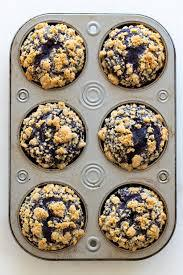
#> input picture archive/train/muffin/img_0_100.jpg, 183 x 275 px; its folder holds 4 pictures in this run
$ jupyter execute --allow-errors Esame_ML_Brighenti.ipynb
#> lines starting #> are read from the running program, lines starting #| are printed output that depends on the picture
**TEMA D'ESAME**

In questo Notebook è affrontato un esercizio di apprendimento automatico supervisionato, che consiste in un problema di classificazione binaria di immagini. All'interno di un dataset di addestramento sono contenute 4733 raffigurazioni opportunamente etichettate secondo due classi differenti, "muffin" e "chihuahua", sottoforma di immagini RGB di dimensioni e apparenza differenti: sono riportate fotografie, disegni stilizzati, schemi, etc.

L'obiettivo consiste nell'addestrare un opportuno modello di apprendimento sul dataset di training, per poi valutare l'accuratezza delle etichette predette applicando tale modello sul dataset di test, costituito da 1184 immagini. L'accuratezza sarà dunque valutata come la percentuale di etichette predette per il dataset di test che corrispondono alle etichette assegnate dal dataset a tali immagini.

Si è scelto di utilizzare come modello di apprendimento una Random Forest. Nel corso del documento, il dataset viene caricato e poi ordinato in una matrice di vettori linearizzati, su cui si effettua una SVD per ricavare le componenti principali e i rispettivi valori singolari. Dopo aver applicato una Random Forest con una architettura non ottimizzata (partendo ad esempio da un numero di alberi decisionali pari a $100$ e un numero di componenti principali tale da includere il $90  \%$ della varianza), si applica una Feature Importance per poter selezionare le componenti principali più rilevanti alla determinazione dei predittori. Dunque, si effettua una ricerca della combinazione di iperparametri (in particolare il numero di alberi stimatori e il numero di componenti principali incluse) che massimizzano l'accuracy della Random Forest, prima con una ricerca $coarse-grain$ e poi con uno studio $fine-tuning$ che prevede l'utilizzo della K-Fold Cross Validation. Infine, si verifica la robustezza di tale architettura ottimizzata al variare di altri parametri della Random Forest, ad esempio il seed per il generatore di numeri pseudo-casuali e il numero massimo di Leaf Nodes.

**1. Caricamento del dataset di immagini**

Come primo passaggio è necessario estrarre il dataset di immagini RGB, standardizzarle ad una dimensione comune ($dim$,$dim$) e infine caricarle all'interno di un tensore di dimensioni ($N_{img}$, $dim$, $dim$,  $3$), dove $N_{img}$ è il numero totale di immagini, $dim$ è il numero di pixel per ogni lato dell'immagine e $3$ rappresenta il numero di canali RGB. Si è scelto di uniformare le immagini ad una forma quadrata con $dim = 75$. Questo numero rappresenta un compromesso ritenuto accettabile dallo sperimentatore tra la risoluzione (e di conseguenza la qualità) di ogni immagine e il costo computazionale necessario per l'analisi e l'addestramento di algoritmi su di essa.

[cell 1]
import numpy as np
import pandas as pd
import math as mt

from IPython.display import display
import sklearn.linear_model as skl
from sklearn.model_selection import train_test_split

import glob
from PIL import Image

image_list = []
label_list = []  # muffin = 1, chihuahua = 0

# dimensione standardizzata dell'immagine
dim = 75
standard_size = (dim,dim)

datasets_divisions = np.zeros((4)) # vettore che riporta le dimensioni di ogni sotto-dataset

i = 0
for filename in glob.glob("archive/train/muffin/*.jpg"):
    im = Image.open(filename)  #lettura dell'immagine .jpg
#> im is the input picture: PIL image 183x275 RGB; mean R, G, B 161.7, 151, 136.3
    im = im.resize(standard_size)  # riscalamento dell'immagine ad una dimensione standardizzata
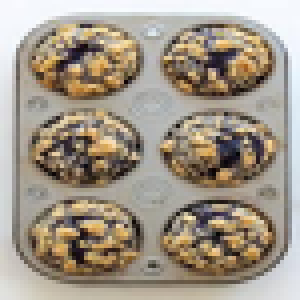
#> im: PIL image 75x75 RGB (shown 4 times larger); mean R, G, B 161.7, 151, 136.3
    im.load()                  #caricamento dell'immagine
    im = np.array(im)          #conversione dell'immagine in un tensore RGB di dimensioni ((standard_size),3)
    image_list.append(im/255.0)      #inserimento dell'immagine nel dataset
    label_list.append(1)       #inserimento dell'etichetta nel dataset
    if(i%100 == 0): print(f' Caricamento delle immagini train muffin in corso: completate le prime {i}', end = '\r')
    datasets_divisions[0] = i
    i = i + 1
print("--- Sono state caricate ", i, "immagini di train per il muffin ---             ")
i = 0
#> i = 0
for filename in glob.glob("archive/test/muffin/*.jpg"):
    im = Image.open(filename)  #lettura dell'immagine .jpg
    im = im.resize(standard_size)  # riscalamento dell'immagine ad una dimensione standardizzata
    im.load()                  #caricamento dell'immagine
    im = np.array(im)          #conversione dell'immagine in un tensore RGB di dimensioni ((standard_size),3)
    image_list.append(im/255.0)      #inserimento dell'immagine nel dataset
    label_list.append(1)       #inserimento dell'etichetta nel dataset
    if(i%100 == 0): print(f' Caricamento delle immagini test muffin in corso: completate le prime {i}', end = '\r')
#|  Caricamento delle immagini test muffin in corso: completate le prime 0
    datasets_divisions[1] = i
    i = i + 1
#> i = 1
print("--- Sono state caricate ", i, "immagini di test per il muffin ---             ")
#| --- Sono state caricate  4 immagini di test per il muffin ---
i = 0
#> i = 0
for filename in glob.glob("archive/train/chihuahua/*.jpg"):
    im = Image.open(filename)  #lettura dell'immagine .jpg
    im = im.resize(standard_size)  # riscalamento dell'immagine ad una dimensione standardizzata
    im.load()                  #caricamento dell'immagine
    im = np.array(im)          #conversione dell'immagine in un tensore RGB di dimensioni ((standard_size),3)
    image_list.append(im/255.0)      #inserimento dell'immagine nel dataset
    label_list.append(0)       #inserimento dell'etichetta nel dataset
    if(i%100 == 0): print(f' Caricamento delle immagini train chihuahua in corso: completate le prime {i}', end = '\r')
    datasets_divisions[2] = i
    i = i + 1
print("--- Sono state caricate ", i, "immagini di train per il chihuahua ---           ")
#| --- Sono state caricate  0 immagini di train per il chihuahua ---
i = 0
for filename in glob.glob("archive/test/chihuahua/*.jpg"):
    im = Image.open(filename)  #lettura dell'immagine .jpg
    im = im.resize(standard_size)  # riscalamento dell'immagine ad una dimensione standardizzata
    im.load()                  #caricamento dell'immagine
    im = np.array(im)          #conversione dell'immagine in un tensore RGB di dimensioni ((standard_size),3)
    image_list.append(im/255.0)      #inserimento dell'immagine nel dataset
    label_list.append(0)       #inserimento dell'etichetta nel dataset
    if(i%100 == 0): print(f'Caricamento delle immagini test chihuahua in corso: completate le prime {i}', end = '\r')
    datasets_divisions[3] = i
    i = i + 1
print("--- Sono state caricate ", i, "immagini di test per il chihuahua ---           ")

#print("Hello World")
#Riportare la suddivisione del dataset, distinguendo i sotto-dataset in base alla classe e al test/train

E' opportuno, a titolo di esempio, raffigurare una delle immagini caricate, per verificarne la corretta conversione in un tensore RGB. Si osserva che alcune delle immagini estratte dal dataset, corrispondenti a schemi e disegni in bianco e nero, non sono automaticamente salvate in formato RGB, operazione che viene quindi effettuata manualmente.

[cell 2]
from matplotlib import pyplot as plt

n_inputs = len(image_list)

#si carica la lista in un tensore di rango 4: (numero di immagini, righe, colonne, colori)
X = np.zeros(( n_inputs , dim, dim, 3 ))

# carico nel tensore le immagini che sono già in formato RGB: tutte tranne le: 2669 , 3144, 3163, 3274
#> (the rest of this cell did not finish here and is left out)

Successivamente, si inizia a indagare la distribuzione statistica dei dati, al fine di poter in seguito effettuare una riduzione della dimensionalità attravaerso SVD/PCA. Innanzitutto, è utile visualizzare la distribuzione della varianza, calcolata su tutte le immagini del dataset, dei singoli pixel.

#> (a cell that did not finish here is left out)

#> (a cell that did not finish here is left out)

Dalle matrici appena visualizzate, emerge una grave problematica: i pixel con maggiore varianza sono quelli concentrati ai bordi dell'immagine. Questo è dovuto principalmente alla disuniformità dei background delle immagini, nelle quali posso avere, ad esempio, il disegno di un chihuahua sul fondo bianco oppure la fotografia del cane sul fondo erboso.

Sarebbe possibile, almeno in teoria, implementare una funzione di rimozione del fondo, che in seguito viene riportata commentata. In questo particolare Notebook si è scelto quindi di rinunciare ad effettuare un background removal, poichè, nonostante il suo elevato costo computazionale, non porta ad un effettivo miglioramento dell'accuratezza dell'algoritmo Random Forest in seguito applicato.

[cell 5]
print("Codice commentato: la rimozione del background non è stata effettuata ")

'''
def background_removal(image,dim, m_size):
    # m_size è la dimensione della maschera
    m_size = int(m_size)
    image2 = np.zeros(np.shape(image))
    for i in range(0, dim-m_size): #identifico la riga di inizio della maschera
        for j in range(0,dim-m_size): #identifico la colonna di inizio della maschera

            mask = image[i:i+m_size , j:j+m_size]
            m_var = np.var(mask)
            m_sum = 0

            for l in range(0,m_size): #mi muovo sulle righe della maschera (i,j)
                for s in range(0,m_size): #mi muovo sulle colonne della maschera (i,j)
                    m_sum = m_sum + mask[l ,s]

            m_sum = m_sum / (m_size * m_size)
            if(m_var / float(m_sum) < 0.015):
                image2[i,j] = 0
                #if(m_var ==0): print("ERR")
            else:
                image2[i,j] = image[i,j]

    return image2

X_clean = np.zeros((n_images,dim,dim,n_colors))
for i in range(0,n_images):
    if(i%20 == 0): print(f'Elaborazione delle immagini in corso: completate le prime {i}', end = '\r')
    for j in range(0,3):
        X_clean[i,:,:,j] = background_removal(X[i,:,:,j], dim, 5)

#plt.imshow(X_clean[6,:,:,:])
plt.show()


# Per confrontare le immagini con e senza background removal, grafico 4 esempi
fig, axs = plt.subplots(4, 4, figsize=(15,17))

print("Esempio di immagini prima e dopo la pulizia")
n_exmpl = 7

# 1
im1 = axs[0,0].imshow(X[n_exmpl , : ,:, :])
axs[0,0].set_title("Image 1")

# 2
im2 = axs[0,1].imshow(X[n_exmpl+1 , : ,:, :])
axs[0,1].set_title("Image 2")

# 3
im3 = axs[0,2].imshow(X[n_exmpl+2 , : ,:, :])
axs[0,2].set_title("Image 3")

# 4
im4 = axs[0,3].imshow(X[n_exmpl+3 , : ,:, :])
axs[0,3].set_title("Image 4")

# 1 pulita
im5 = axs[1,0].imshow(X_clean[n_exmpl , : ,:, :])
axs[1,0].set_title("Clean Image 1")

# 2 pulita
im6 = axs[1,1].imshow(X_clean[n_exmpl+1 , : ,:, :])
axs[1,1].set_title("Clean Image 2")

# 3 pulita
im7 = axs[1,2].imshow(X_clean[n_exmpl+2 , : ,:, :])
axs[1,2].set_title("Clean Image 3")

# 4 pulita
im8 = axs[1,3].imshow(X_clean[n_exmpl+3 , : ,:, :])
axs[1,3].set_title("Clean Image 4")

# 5
im9 = axs[2,0].imshow(X[n_exmpl+4 , : ,:, :])
axs[2,0].set_title("Image 5")

# 6
im10 = axs[2,1].imshow(X[n_exmpl+5 , : ,:, :])
axs[2,1].set_title("Image 6")

# 7
im11 = axs[2,2].imshow(X[n_exmpl+6 , : ,:, :])
axs[2,2].set_title("Image 7")

# 8
im12 = axs[2,3].imshow(X[n_exmpl+7 , : ,:, :])
axs[2,3].set_title("Image 8")

# 5 pulita
im13 = axs[3,0].imshow(X_clean[n_exmpl+4 , : ,:, :])
axs[3,0].set_title("Clean Image 5")

# 6 pulita
im14 = axs[3,1].imshow(X_clean[n_exmpl+5 , : ,:, :])
axs[3,1].set_title("Clean Image 6")

# 7 pulita
im15 = axs[3,2].imshow(X_clean[n_exmpl+6 , : ,:, :])
axs[3,2].set_title("Clean Image 7")

# 8 pulita
im16 = axs[3,3].imshow(X_clean[n_exmpl+7 , : ,:, :])
axs[3,3].set_title("Clean Image 8")

plt.show()
'''

Si potrebbe ripetere l'analisi della varianza se si decidesse di effettuare il background removal:

[cell 6]
print("Codice commentato: non è effettuata l analisi della varianza dopo il background removal")

'''
# Varianza dei pixel delle immagini nel dataset ripulito del fondo

# Per richiamare la funzione np.var devo effettuare un reshaping del dataset
X_s = np.transpose(X_clean , (1,2,0,3)).reshape((dim,dim,n_images,n_colors))

fig, axs = plt.subplots(1, 3, figsize=(15,5))

print("Varianza per ogni pixel")

# Rosso
im1 = axs[0].imshow(np.var(X_s[:, :, :, 0], axis = 2) , cmap = 'hot')
axs[0].set_title("Rosso")

# Verde
im2 = axs[1].imshow(np.var(X_s[:, :, :, 1], axis = 2) , cmap = 'hot')
axs[1].set_title("Verde")

# Blu
im1 = axs[2].imshow(np.var(X_s[:, :, :, 2], axis = 2), cmap = 'hot')
axs[2].set_title("Blu")

cbar = fig.colorbar(axs[0].imshow(np.var(X_s[:, :, :, 0] , axis = 2) , cmap = 'hot') , ax = axs, shrink = 0.6)
plt.show()
'''

Dunque, si è deciso di lavorare con le immagini originarie, senza operare una rimozione del fondo che porterebbe a produrre un dataset diverso da quello di partenza.

In seguito, ogni singola immagine necessita di essere convertita in un vettore lineare di caratteristiche, al fine di poter rappresentare il dataset in una matrice di design $X$ di dimensioni $(n_{inputs}, P)$, con $P = 50^2 * 3$ alla quale è associato un vettore di etichette $Y$, le quali assumono valore $1$ per la classe "Muffin" e valore $0$ per la classe "Chihuahua".

[cell 7]
X_design = X.reshape(n_inputs, dim*dim*3)

# Verifico che effettivamente ogni immagine sia stata linearizzata in un vettore di P = dim*dim*3 caratteristiche
P = len(X_design[0,:])
print("L'immagine è stata convertita in un vettore di dimensioni: ", P)

#Suddivido il dataset complessivo in training e test, secondo la suddivisione dettata dalla directory di input
def canonical_train_test_split(X_design):
    X_train = np.concatenate( (X_design[0:2174] , X_design[2718:5277] ) , axis = 0)
    X_test = np.concatenate( (X_design[2174:2718] , X_design[5277:n_inputs] ) , axis = 0)
    Y_train = np.concatenate( (Y[0:2174] , Y[2718:5277] ) , axis = 0)
    Y_test = np.concatenate( (Y[2174:2718] , Y[5277:n_inputs] ) , axis = 0)

    return X_train, X_test, Y_train, Y_test

#> (the rest of this cell did not finish here and is left out)

Una volta caricate le immagini in una matrice di Design, si procede ad effettuare la SVD/PCA dei dati, rappresentati come punti nello spazio $R^P$.

**2. Riduzione della dimensionalità e analisi della relazione varianza-componenti principali**

Applicando la decomposizione ai valori singolari (SVD), è possibile riscrivere la matrice di Design $X$ di dimensioni $N x P$ su una base di vettori singolari.

In particolare, esiste per $X$ la seguente decomposizione:

$X = U \Sigma V^T$

dove:

1. $U$ è la matrice $N x N$ che ha sulle colonne i vettori singolari sinistri, ovvero gli assi principali dello spazio delle istanze $R^N$. Gli autovettori sono riportati in ordine descrescente rispetto al loro valore singolare.

2. $V$ è la matrice $P x P$ che ha sulle colonne i vettori singolari destri, ovvero gli assi principali dello spazio delle caratteristiche $R^P$. Gli autovettori sono riportati in ordine descrescente rispetto al loro valore singolare.

3. $\Sigma$ è la matrice $N x P$ che ha lungo gli elementi diagonali i valori singolari.

Se riscrivo la matrice di design sottratta della sua media $<X>$ (con $<X>_{ij} = 1/N * \sum_i^N x_{ij}$), allora vale la seguente relazione per la matrice di covarianza:

$X^T X = V \Sigma^T U^T U \Sigma V^T  = V D V^T$

dove $D$ è la matrice diagonale che, dal prodotto matriciale $\Sigma^T \Sigma$, ha elementi $D_{kk}$ pari al quadrato dei valori singolari $k$-esimi. Di fatto, l'equazione appena considerata consiste nella proiezione della covarianza su una base di vettori singolari dello spazio $R^P$, per cui i quadrati dei valori singolari sono semplicemente gli autovalori della covarianza sulla base di assi principali, vale a dire le varianze dei dati lungo tali direzioni.

Dunque, moltiplicando $X$ per la matrice $V$, si effettua la proiezione dei dati su una base di vettori singolari:

$X' = X V$

Quindi, ogni istanza è riscritta come vettore di componenti rispetto agli assi principali, ordinate in maniera decrescente rispetto alla varianza associata ad ogni asse. In seguito, sarà possibile effettuare una riduzione della dimensionalità rimuovendo le colonne a destra della matrice, associate ad assi principali con minore varianza.

Si sceglie di effettuare la PCA prendendo le componenti principali del solo dataset di training:

#> (a cell that did not finish here is left out)

La matrice di design è stata ora rappresentata su una base di vettori singolari, per cui le singole istanze sono date da vettori le cui componenti $j$-esime sono ordinate in maniera decrescente rispetto alla varianza del dataset lungo l'asse principale $j$-esimo.

E' utile studiare gli autovalori della covarianza, rappresentati dagli elementi (tutti diagonali) della matrice $\Sigma$, per comprendere come evolve, all'aumentare del numero di componenti principali considerate, la frazione di varianza inclusa.

[cell 9]
tot_var = 0
tot_var_vec = np.zeros(( 1,P ))

comp_vec = np.zeros(( 1,P ))


#> (the rest of this cell did not finish here and is left out)

Si determina quindi il numero di componenti principali che è necessario salvare per includere una certa percentuale della varianza, ad esempio il $90 \%$. Il dataset è quindi proiettato sul sottospazio rappresentato dai vettori singolari che contengono tale frazione di varianza, ottenendo quindi una riduzione della dimensionalità.

[cell 10]
plt.figure(figsize=(9,4))
#> (this line was passed over: IPython is not available in this run)
plt.plot(tot_var_vec[0,1:4000]/tot_var)
#> (this line was passed over: IPython is not available in this run)
plt.ylabel("Percentuale della varianza inclusa")
#> (this line was passed over: IPython is not available in this run)
plt.xlabel("Numero di componenti principali considerate")
#> (this line was passed over: IPython is not available in this run)
plt.xscale('log')
#> (this line was passed over: IPython is not available in this run)
plt.grid(True)
#> (this line was passed over: IPython is not available in this run)
plt.show()

from sklearn.decomposition import PCA

#pca = PCA()
#pca.fit(X_design[1:100,:])

#Determinazione del numero di componenti principali che conservano il 95% della varianza:

# [5 lines left out: function max, not called in this run]

def find_principal(var_percentage, tot_var_vec, tot_var, P):
#> called with var_percentage = 0.9, tot_var_vec = array of shape (1, 16875), tot_var = 0, P = 16875
    index_component = 0
    minimum = 1000;
    for i in range(0,P):
        if(abs(tot_var_vec[0,i]/tot_var - var_percentage) <  minimum   ):
            index_component = i
            minimum = abs(tot_var_vec[0,i]/tot_var - var_percentage)
    P2 = index_component + 1 #numero di componenti principali da conservare
    return P2

var_percentage = 0.9
P2 = find_principal(var_percentage, tot_var_vec, tot_var, P)

print("Si sceglie di lavorare includendo il ", var_percentage*100 , "% della varianza, corrispondente al seguente numero di feature: " , P2)

#Riduzione della dimensionalità: il dataset è proiettato sul sottospazio dato dai primi P2 vettori singolari che conservano il
#90 % della varianza:

def dimensionality_red(X_design, Vt, P2):
    X_design2 = X_design - X_train.mean(axis=0)
    return X_design2.dot(Vt.T[: , 0:P2])

#> (the rest of this cell did not finish here and is left out)

**3. Implementazione della Random Forest e studio della Feature importance**

Una volta che si è completata la preparazione del dataset, si procede ad implementare il modello di apprendimento, che consiste in una Random Forest.
Innanzitutto, si decide di svolgere l'operazione partendo da una architettura con iperparametri fissati, con l'obiettivo di effettuare una indagine preliminare delle prestazioni della Random Forest, includendo inizialmente il $90 \%$ della varianza. In particolare, si decide di fissare il numero di alberi decisionali che costituiscono l'ensemble, oltre che gli iperparametri dei singoli alberi, imponendo un numero di leaf nodes costante.

Inoltre, si consideri il meccanismo di costruzione di ogni albero decisionale che compone la Random Forest:
1. Bootstrapping: il dataset di addestramento su cui lavora il singolo albero è costruito estraendo casualmente ogni singola istanza dal dataset di addestramento iniziale, per cui un singolo dato può essere ripetuto più volte o essere del tutto assente nella nuova matrice di Design del training.
2. Feature selection: il singolo albero utilizza solamente un numero limitato di feature, estratte dalle componenti principali del dataset.

Queste caratteristiche introducono un elemento di stocasticità per la Random Forest, per cui, se si applica l'ensemble più volte al medesimo dataset, pur tenendo fissati gli stessi iperparametri, i risultati sono differenti.
Tuttavia, per valutare le prestazioni della Random Forest in funzione degli iperparametri, sono necessarie misure ripetibili, per cui si impone un $random \ state$ fissato, affinchè gli alberi decisionali che costituiscono l'Ensemble siano estratti con gli stessi numeri pseudo-casuali.

[cell 11]
from sklearn.ensemble import RandomForestClassifier
from sklearn.model_selection import train_test_split
from sklearn.metrics import accuracy_score

# Dichiarata una Random Forest di 100 alberi, senza imporre ulteriori iperparametri (ad es. max_leaf_nodes)
rnd_clf = RandomForestClassifier(n_estimators = 100 , random_state = 47, n_jobs = -1, criterion='gini')

#Riduco la dimensionalità dei dataset così suddivisi, in accordo con il numero di componenti principali selezionato
#> (the rest of this cell did not finish here and is left out)

Da questa prima implementazione, si osserva una accuratezza nel predirre le etichette del dataset di test pari a oltre il 70%. Le motivazioni che possono ridurre tale percentuale di successo si possono imputare sia alle caratterisiche del dataset di partenza che alla costruzione della Random Forest.

Infatti, una prima osservazione qualitativa inerente alle immagini di input riguarda la notevole disomogeneità delle stesse; a titolo di esempio, il dataset relativo alle istanze etichettate come "chihuahua" contiene numerose immagini che non sono fotografie del soggetto in questione, bensì disegni stilizzati o, addirittura, soggetti che un essere umano difficilmente classificherebbe come "chihuahua". Inoltre, anche la decisione di comprimere le immagini ad una dimensione standard di $(75,75)$ pixel, utile per non aggravare il tempo computazionale del Notebook, ha potenzialmente contribuito a peggiorare la qualità del dataset.

Tuttavia, un'influenza decisiva per l'accuratezza delle predizioni è data dalla scelta dell'architettura della Random Forest. Tale ensemble decisionale è costituito da un numero preciso di alberi decisionali, ciascuno dei quali fornisce, data un'istanza di test, un'etichetta indipendente, dopo che l'albero è stato addestrato su un dataset costruito con Bootstrapping e Feature Selection a partire dal dataset di training iniziale. Dal momento che solo alcune feature sono estratte casualmente per addestrare ciascuno degli alberi della Random Forest, l'impiego di caratteristiche poco rilevanti ai fini della classificazione rischia di rendere la Random Forest altamente inefficiente.

Quindi, è doveroso effettuare uno studio relativo alla Feature Importance, con l'obiettivo di identificare le caratteristiche più rilevanti nella determinazione delle etichette.

[cell 12]
plt.figure(figsize=(9,4))
#> (this line was passed over: IPython is not available in this run)
